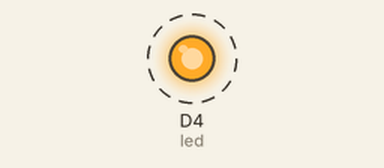
The program below on a simulated Raspberry Pi (BCM pin numbers) with a GrovePi. Shown: output pins drawn as LEDs (lit = HIGH). Dashed ring = blinking.

Above: at 1.5 s.
Timing chart, 0 to 5.6 s (numbered marks = the images above):
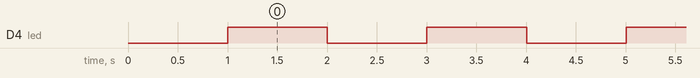

Measured:
- by itself, D4 (led): alternates HIGH for 1.0 s and LOW for 1.0 s

The program:

LED.py
```python
# GrovePi LED Blink example

import time
from grovepi import *

# Connect the Grove LED to digital port D4
led = 4

pinMode(led,"OUTPUT")
time.sleep(1)

while True:
    try:
        #Blink the LED
        digitalWrite(led,1)		# Send HIGH to switch on LED
        time.sleep(1)

        digitalWrite(led,0)		# Send LOW to switch off LED
        time.sleep(1)

    except KeyboardInterrupt:	# Turn LED off before stopping
        digitalWrite(led,0)
        break
    except IOError:				# Print "Error" if communication error encountered
        print "Error"
```
